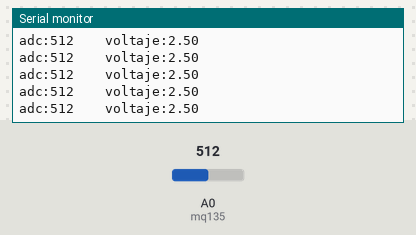
Bench run of a sketch on a simulated Arduino Uno, built with avr-gcc and run on an emulated ATmega328P. Parts: the last lines printed to the serial monitor. The inputs (shaded band) are chosen by the test bench; at power-on: A0 (mq135) = 512.

Above: at 1.2 s.
1.3 s: A0 (mq135) set to 716
At 1.42 s:
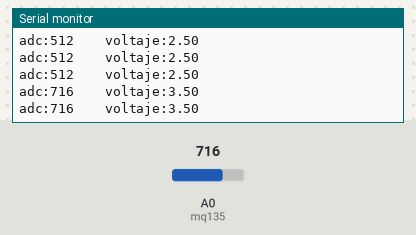
2.8 s: A0 (mq135) set to 900
At 2.83 s:
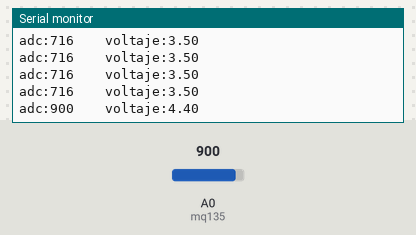
Timing chart, 0 to 5.8 s (numbered marks = the images above; inputs shaded):
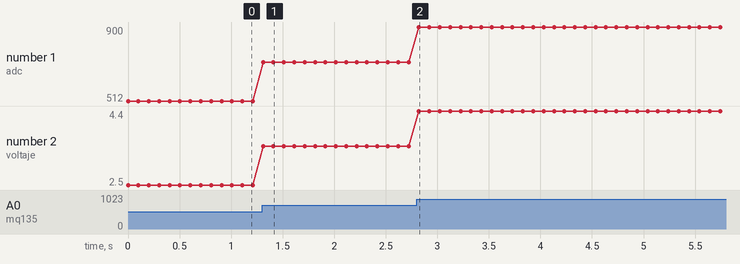

The sketch:

Prueba_mq135.ino
```cpp
int CO2;
int mq135 = A0;

void setup() {
  Serial.begin(9600);

}

void loop() {
  CO2 = analogRead(mq135); //Lemos la salida analógica del MQ
  float voltaje = CO2 * (5.0 / 1023.0); //Convertimos la lectura en un valor de voltaje
  Serial.print("adc:");
  Serial.print(CO2);
  Serial.print("    voltaje:");
  Serial.println(voltaje);
  delay(100);
}
```

Measured:
- after the input at 1.3 s, the serial monitor: prints a new line at once (image 1)
- after the input at 2.8 s, the serial monitor: prints a new line at once (image 2)
- plotted number 1: 512 → 716 after the input at 1.3 s, 716 → 900 after the input at 2.8 s
- plotted number 2: 2.5 → 3.5 after the input at 1.3 s, 3.5 → 4 after the input at 2.8 s
